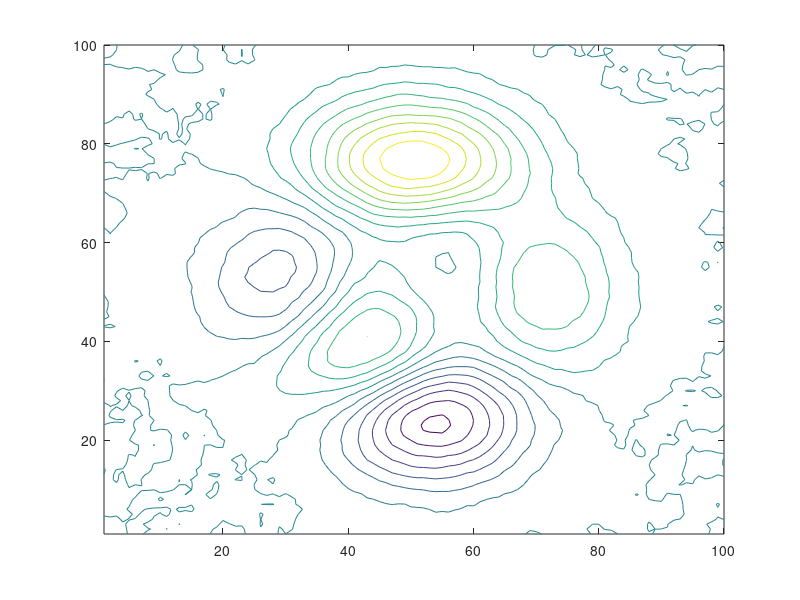

Reproduce this figure in MATLAB.
% 컨볼루션을 사용하여 고주파수 성분이 포함된 2차원 데이터를 평활화가능

% peak 함수 사용: 2차원 데이터 생성 -> 다양한 등고선 레벨에 데이터 플로팅
Z = peaks(100);
levels = -7:1:10;
contour(Z,levels)

% 데이터에 랜덤 잡음 삽입 후 잡음 있는 등고선 플로팅
Znoise = Z + rand(100) - 0.5;
contour(Znoise, levels)

% conv2 함수는 커널을 사용하여 2차원 데이터를 컨볼루션함
% 커널 요소는 데이터의 특징을 제거 또는 향상 시키는 방법을 정의
% 더 큰 크기의 커널은 주파수 응답을 fine tuing 가능. 높은 정밀도 제공.

% 3x3 커널 K를 정의, conv2를 통해 Znoise 잡음 데이터를 평활화
K = 0.125 * ones(3);
Zsmooth1 = conv2(Znoise, K, 'same');
contour(Zsmooth1, levels);

% 5x5 커널을 사용해 잡음 데이터를 평활화
K = 0.045 * ones(5);
Zsmooth2 = conv2(Znoise, K, 'same');
contour(Zsmooth2, levels)
